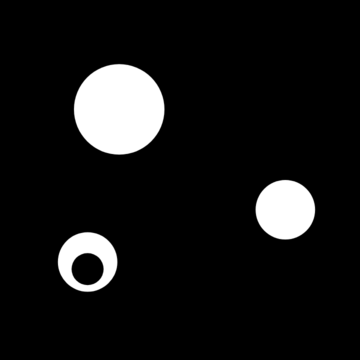
//> input picture week3-cpp/2.png, 360 x 360 px
$ ./test   (built with g++ and OpenCV 4)
//> lines starting //> are read from the running program, lines starting //| are printed output that depends on the picture; after the words box and inside, x2 and y2 are one past the last pixel; in counts of white or black regions, pixels touching at a corner belong together
### week2-cpp/dataPath.hpp
std::string DATA_PATH = "../data/";

### week3-cpp/test.cpp
#include <iostream>
#include <opencv2/opencv.hpp>
#include <opencv2/core.hpp>
#include <opencv2/imgproc.hpp>
#include "dataPath.hpp"

using namespace std;
using namespace cv;

int main() {
// Read image
    SimpleBlobDetector::Params params;
    params.filterByArea = false;
    Mat img = imread( "2.png", IMREAD_GRAYSCALE);
//> img is the input picture: 360 rows x 360 cols, CV_8UC1; min 0, max 255, mean 22

// Set up detector with default parameters
    Ptr<SimpleBlobDetector> detector = SimpleBlobDetector::create(params);

    std::vector<KeyPoint> keypoints;
    detector->detect(img, keypoints);
//> keypoints = 1 keypoint; (x, y, size): (87, 265, 33.5)

// Mark blobs using image annotation concepts we have studied so far
    int x, y;
    int radius;
    double diameter;
    cvtColor(img, img, COLOR_GRAY2BGR);
    for (int i = 0; i < keypoints.size(); i++) {
        KeyPoint k = keypoints[i];
        Point keyPt;
        keyPt = k.pt;
        x = (int) keyPt.x;
        y = (int) keyPt.y;
        // Mark center in BLACK
        circle(img, Point(x, y), 5, Scalar(255, 0, 0), -1);
        // Get radius of coin
        diameter = k.size;
        radius = (int) diameter / 2.0;
        // Mark blob in GREEN
        circle(img, Point(x, y), radius, Scalar(0, 255, 0), 2);
    }
//> this loop made 1 pass
//> (k, x, y, diameter, radius) on pass 1: (keypoint at (87.1, 265.1), size 33.5, 87, 265, 33.51, 16)
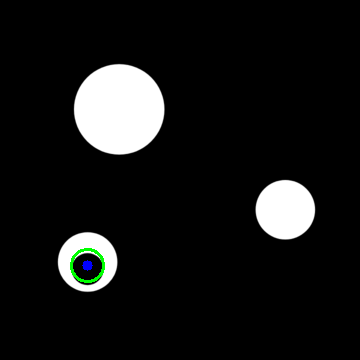
//> img: 360 rows x 360 cols, CV_8UC3; 0.3% of pixels changed, all inside (x1, y1, x2, y2) = (70, 248, 105, 283)

    imshow("Image", img);
    waitKey(0);
    return 0;
}

$ run again, with week3-cpp/1.png copied over week3-cpp/2.png
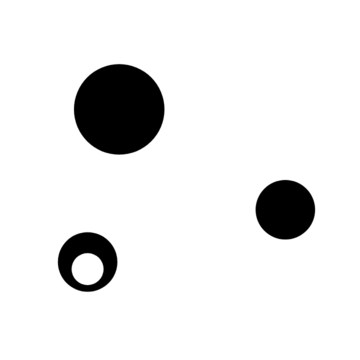
//> input picture week3-cpp/1.png, 360 x 360 px
//> img is the input picture: 360 rows x 360 cols, CV_8UC1; min 0, max 255, mean 233
//> keypoints = 2 keypoints; (x, y, size): (119, 109, 91.4), (285, 209, 60.4)
//> the loop `for (int i = 0; i < keypoints.size(); i++)` made 2 passes
//> (k, x, y, diameter, radius) on passes 1 to 2: (keypoint at (284.9, 209.2), size 60.4, 285, 209, 60.38, 30), (keypoint at (118.7, 108.9), size 91.4, 119, 109, 91.37, 45)
//> after the loop `for (int i = 0; i < keypoints.size(); i++)`:
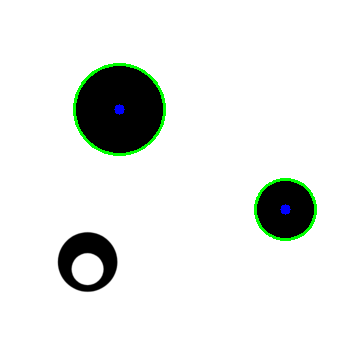
//> img: 360 rows x 360 cols, CV_8UC3; 1.2% of pixels changed, all inside (x1, y1, x2, y2) = (73, 63, 317, 241)
